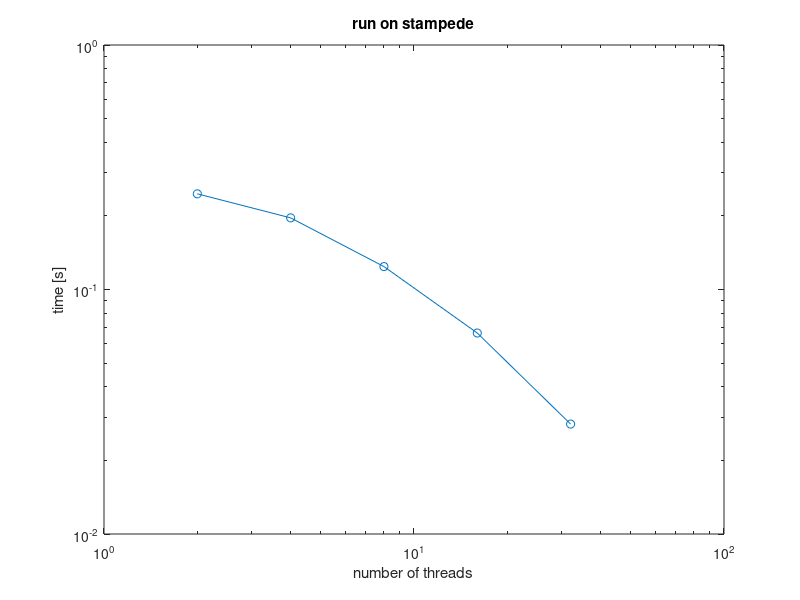

The MATLAB script that drew this image:
clear all

time = [0.24620, 0.196327,  0.124098, 0.0663806,  0.0281576];
n_th = [2 4 8 16 32];

loglog(n_th, time, '-o')
xlabel('number of threads');
ylabel('time [s]');

title('run on stampede');
saveas(gca,'scalability_data.jpg');